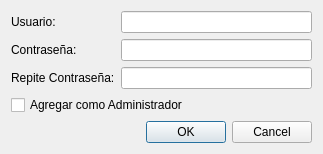
<?xml version="1.0" encoding="UTF-8"?>
<ui version="4.0">
 <class>RegistrarAdminDialog</class>
 <widget class="QDialog" name="RegistrarAdminDialog">
  <property name="geometry">
   <rect>
    <x>0</x>
    <y>0</y>
    <width>323</width>
    <height>146</height>
   </rect>
  </property>
  <property name="windowTitle">
   <string>Dialog</string>
  </property>
  <layout class="QGridLayout" name="gridLayout">
   <item row="0" column="0">
    <layout class="QHBoxLayout" name="horizontalLayout">
     <item>
      <layout class="QVBoxLayout" name="verticalLayout_2">
       <item>
        <widget class="QLabel" name="label">
         <property name="text">
          <string>Usuario:</string>
         </property>
        </widget>
       </item>
       <item>
        <widget class="QLabel" name="label_2">
         <property name="text">
          <string>Contraseña:</string>
         </property>
        </widget>
       </item>
       <item>
        <widget class="QLabel" name="label_3">
         <property name="text">
          <string>Repite Contraseña:</string>
         </property>
        </widget>
       </item>
      </layout>
     </item>
     <item>
      <layout class="QVBoxLayout" name="verticalLayout">
       <item>
        <widget class="QLineEdit" name="usuarioLineEdit"/>
       </item>
       <item>
        <widget class="QLineEdit" name="passwordLineEdit"/>
       </item>
       <item>
        <widget class="QLineEdit" name="repeatPasswordLineEdit"/>
       </item>
      </layout>
     </item>
    </layout>
   </item>
   <item row="1" column="0">
    <widget class="QCheckBox" name="adminCheckBox">
     <property name="text">
      <string>Agregar como Administrador</string>
     </property>
    </widget>
   </item>
   <item row="2" column="0">
    <widget class="QDialogButtonBox" name="buttonBox">
     <property name="standardButtons">
      <set>QDialogButtonBox::Cancel|QDialogButtonBox::Ok</set>
     </property>
    </widget>
   </item>
  </layout>
 </widget>
 <resources/>
 <connections/>
</ui>
